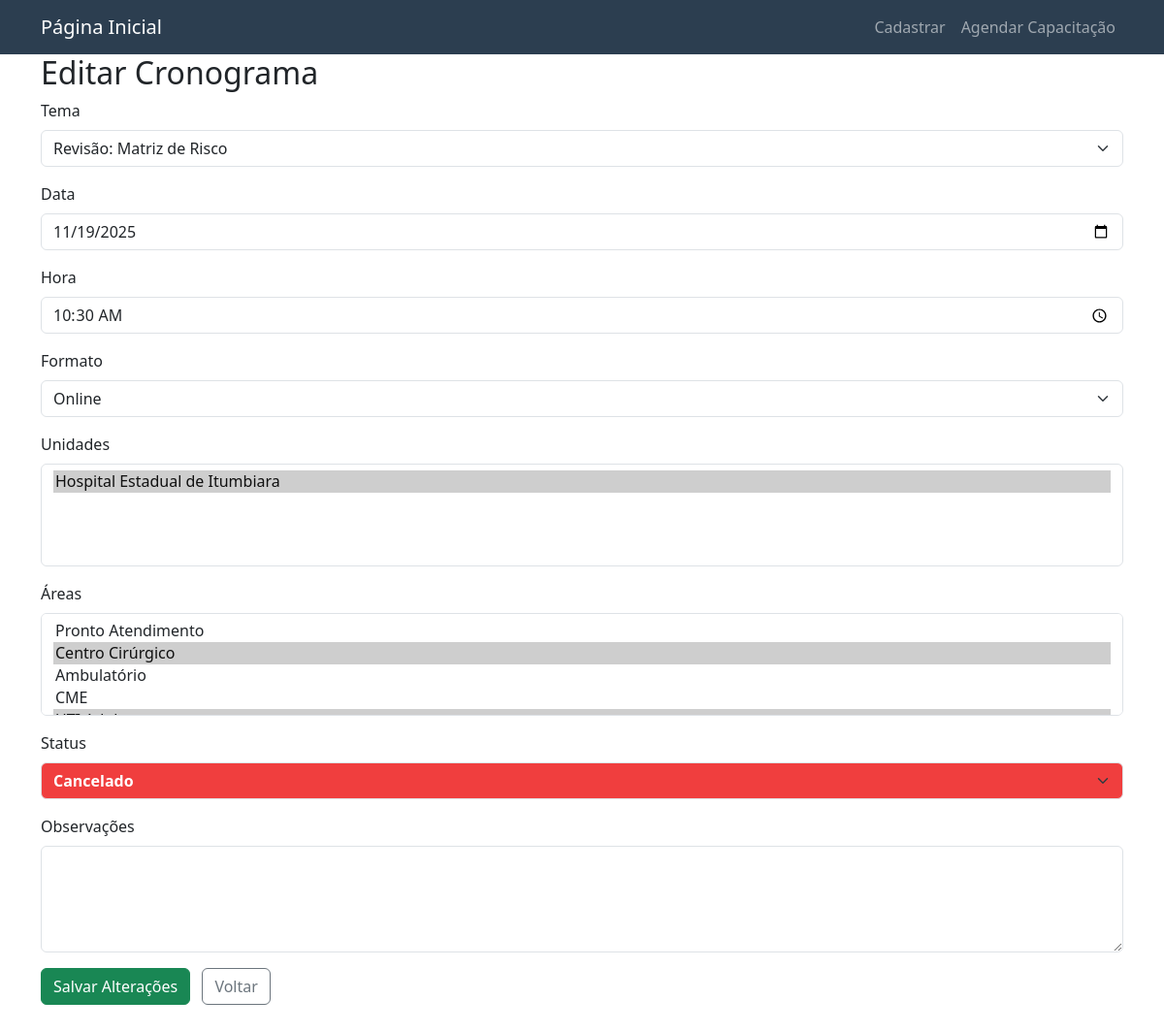
Page /cronograma/2 on the earlier database version.
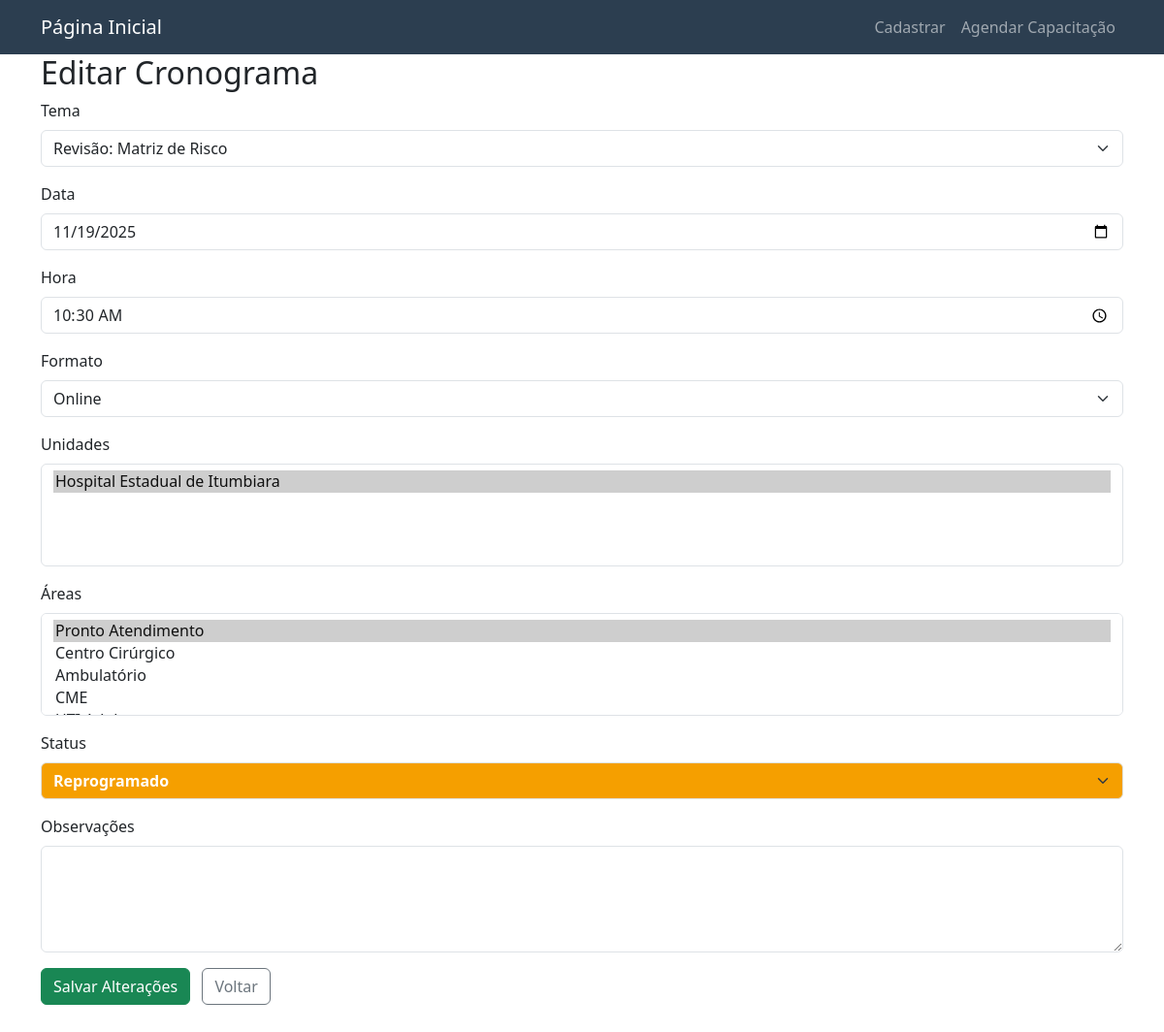
Same page on the later database version.
### tables this page shows
CREATE TABLE cronogramas (
    id INTEGER PRIMARY KEY,
    tema_id INTEGER,
    data TEXT,
    hora TEXT,
    formato TEXT,
    unidades TEXT,
    areas TEXT, status TEXT DEFAULT 'Planejado', observacoes TEXT,
    FOREIGN KEY (tema_id) REFERENCES temas(id)
);

CREATE TABLE areas (id INTEGER PRIMARY KEY, nome TEXT UNIQUE);

CREATE TABLE temas (id INTEGER PRIMARY KEY, nome TEXT UNIQUE);

CREATE TABLE unidades (id INTEGER PRIMARY KEY, nome TEXT UNIQUE, sigla TEXT);

### app.py (the view, shortened to what this page needs)
@app.route("/cronograma/<int:id>", methods=["GET", "POST"])
def editar_cronograma(id):
    with sqlite3.connect(DB) as conn:
        cur = conn.cursor()
        c = cur.execute("""
            SELECT c.id, c.tema_id, t.nome, c.data, c.hora, c.formato, c.unidades, c.areas, c.status, c.observacoes
            FROM cronogramas c
            JOIN temas t ON c.tema_id = t.id
            WHERE c.id = ?
        """, (id,)).fetchone()
        temas = cur.execute("SELECT id, nome FROM temas").fetchall()
        unidades = cur.execute("SELECT id, nome FROM unidades").fetchall()
        areas = cur.execute("SELECT id, nome FROM areas").fetchall()
    return render_template("editar_cronograma.html", c=c, temas=temas, unidades=unidades, areas=areas)

### templates/editar_cronograma.html (shortened to what this page needs)
{% extends "base.html" %}
{% block content %}
<h2>Editar Cronograma</h2>
<form method="POST" class="mb-5">
    <div class="mb-3">
        <label class="form-label">Tema</label>
        <select name="tema" class="form-select" required>
            {% for t in temas %}
                <option value="{{ t[0] }}" {% if t[0] == c[1] %}selected{% endif %}>{{ t[1] }}</option>
            {% endfor %}
        </select>
    </div>
    <div class="mb-3">
        <label class="form-label">Data</label>
        <input type="date" name="data" class="form-control" value="{{ c[3] }}" required>
    </div>
    <div class="mb-3">
        <label class="form-label">Hora</label>
        <input type="time" name="hora" class="form-control" value="{{ c[4] }}" required>
    </div>
    <div class="mb-3">
        <label class="form-label">Formato</label>
        <select name="formato" class="form-select" required>
            {% for f in ['Presencial', 'Online', 'Híbrido'] %}
                <option value="{{ f }}" {% if c[5] == f %}selected{% endif %}>{{ f }}</option>
            {% endfor %}
        </select>
    </div>
    <div class="mb-3">
        <label class="form-label">Unidades</label>
        <select name="unidades" class="form-select" multiple required>
            {% for u in unidades %}
                <option value="{{ u[1] }}" {% if u[1] in c[6].split(',') %}selected{% endif %}>{{ u[1] }}</option>
            {% endfor %}
        </select>
    </div>
    <div class="mb-3">
        <label class="form-label">Áreas</label>
        <select name="areas" class="form-select" multiple required>
            {% for a in areas %}
                <option value="{{ a[1] }}" {% if a[1] in c[7].split(',') %}selected{% endif %}>{{ a[1] }}</option>
            {% endfor %}
        </select>
    </div>
    <div class="mb-3">
        <label class="form-label">Status</label>
        <select name="status" class="form-select text-white fw-bold"
                style="background-color:
                    {% if c[8] == 'Planejado' %}#1c7ed6
                    {% elif c[8] == 'Reprogramado' %}#f59f00
                    {% elif c[8] == 'Concluído' %}#37b24d
                    {% elif c[8] == 'Cancelado' %}#f03e3e
                    {% else %}#ced4da{% endif %};">
            {% for s in ['Planejado', 'Reprogramado', 'Concluído', 'Cancelado'] %}
                <option value="{{ s }}" {% if c[8] == s %}selected{% endif %}>{{ s }}</option>
            {% endfor %}
        </select>
    </div>
    <div class="mb-3">
        <label class="form-label">Observações</label>
        <textarea name="observacoes" class="form-control" rows="4">{{ c[9] or '' }}</textarea>
    </div>
    <button type="submit" class="btn btn-success">Salvar Alterações</button>
    <a href="{{ url_for('cronograma') }}" class="btn btn-outline-secondary ms-2">Voltar</a>
</form>
{% endblock %}

Differences in the rows shown:
changed cronogramas "Online": areas "Pronto Atendimento / Centro Cirúrgico ☑ / Ambulatório / CME" → "Pronto Atendimento ☑ / Centro Cirúrgico / Ambulatório / CME"; status "Cancelado" → "Reprogramado"
